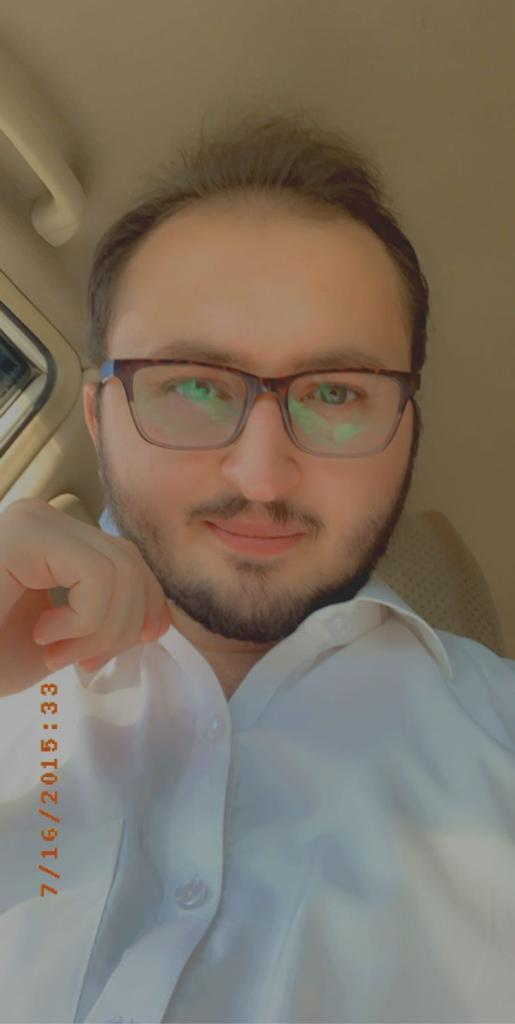
%> input picture 23-07-20/html/Q01_3.jpeg, 515 x 1024 px
$ octave Q01_3.m   (GNU Octave 9; MATLAB toolbox functions it lacks are replaced by stand-ins)
%> lines starting %> are read from the running program, lines starting %| are printed output that depends on the picture
clc
clear all
close all
% import image
image=imread('Q01_3.jpeg');
%> image is the input picture: size 1024x515x3 uint8; mean R, G, B 126.4, 114.6, 99.5
% conver into gray scale
image_gray=rgb2gray(image);
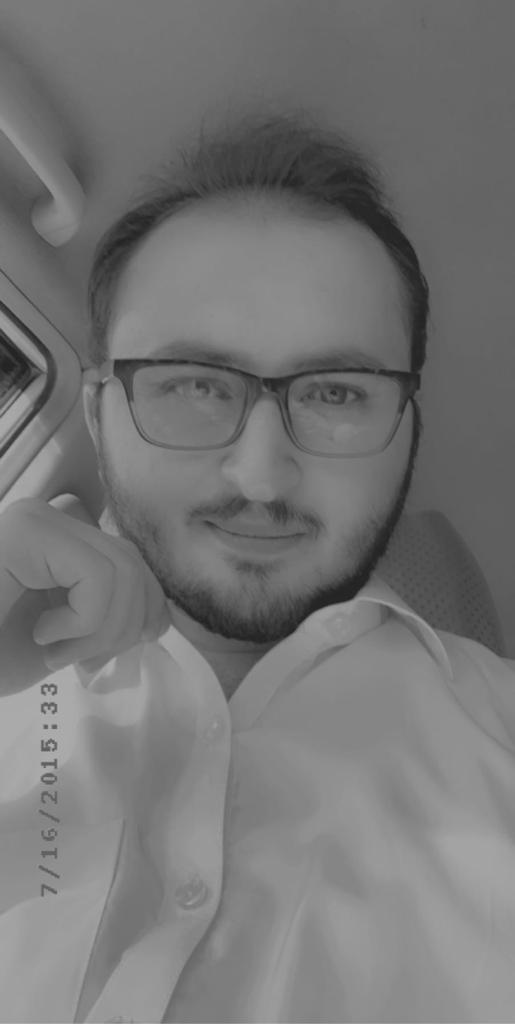
%> image_gray: size 1024x515 uint8; min 31, max 182, mean 116.4
figure(1)
subplot (1,2,1)
imshow(image)
title('Original Image')
subplot(1,2,2)
imshow(image_gray)
% row and column
[r,c]=size(image_gray);
%> r = 1024; c = 515
% resize image i
Image=imresize(image_gray,256/min(r,c));
Image=Image(1:256,1:256);
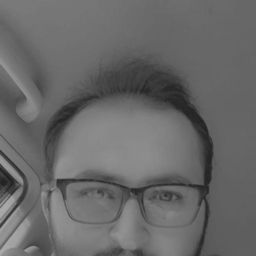
%> Image: size 256x256 uint8; min 33, max 170, mean 104.2
% extract first row
f=Image(1,:);
%> f = 256 values, max 121 at index 1, min 103 at index 238, mean 112.8
% second row
s=Image(2,:);
%> s has the same summary as f
% part 01
% Z Transform of first row
%> (the run ends here)

$ run again, with 23-07-20/html/Q01_1.jpeg copied over 23-07-20/html/Q01_3.jpeg
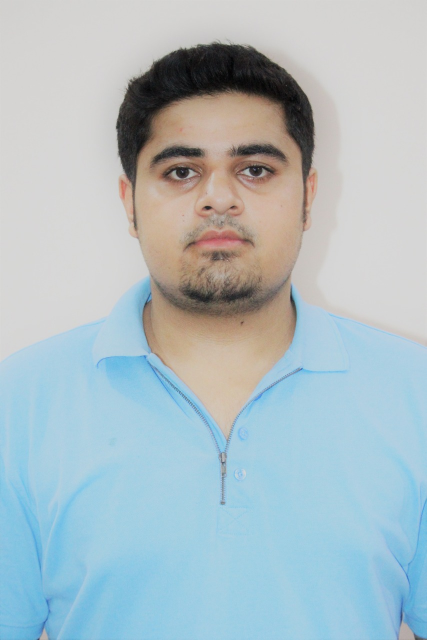
%> input picture 23-07-20/html/Q01_1.jpeg, 853 x 1280 px (shown at 1/2 size)
%> image is the input picture: size 1280x853x3 uint8; mean R, G, B 173.2, 189.7, 196.1
%> `image_gray=rgb2gray(image);`:
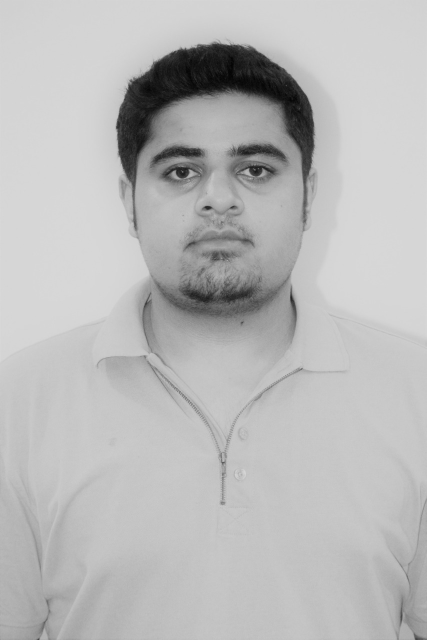
%> image_gray: size 1280x853 uint8 (shown at 1/2 size); min 2, max 216, mean 185.5
%> `Image=Image(1:256,1:256);`:
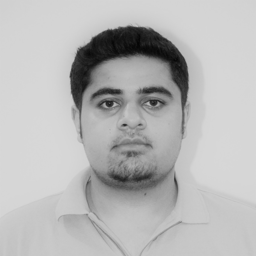
%> Image: size 256x256 uint8; min 5, max 215, mean 183.3
%> f = 256 values, max 213 at index 80, min 208 at index 1, mean 211.2
%> s = 256 values, max 212 at index 71, min 208 at index 1, mean 210.8

$ run again, with 23-07-20/html/Q01_2.jpeg copied over 23-07-20/html/Q01_3.jpeg
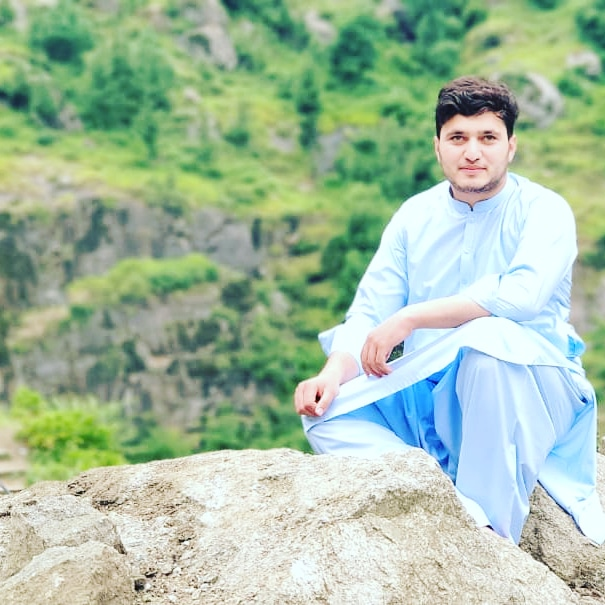
%> input picture 23-07-20/html/Q01_2.jpeg, 605 x 605 px
%> image is the input picture: size 605x605x3 uint8; mean R, G, B 164.2, 188.3, 163.2
%> `image_gray=rgb2gray(image);`:
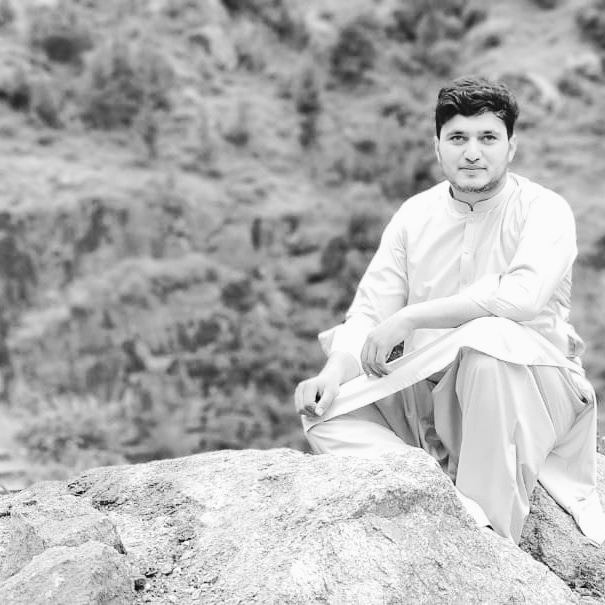
%> image_gray: size 605x605 uint8; min 2, max 255, mean 178.2
%> f = 256 values, max 221 at index 19, min 43 at index 97, mean 156.4
%> s = 256 values, max 210 at index 7, min 45 at index 97, mean 155.2

$ run again, with 23-07-20/html/Q01_4.jpeg copied over 23-07-20/html/Q01_3.jpeg
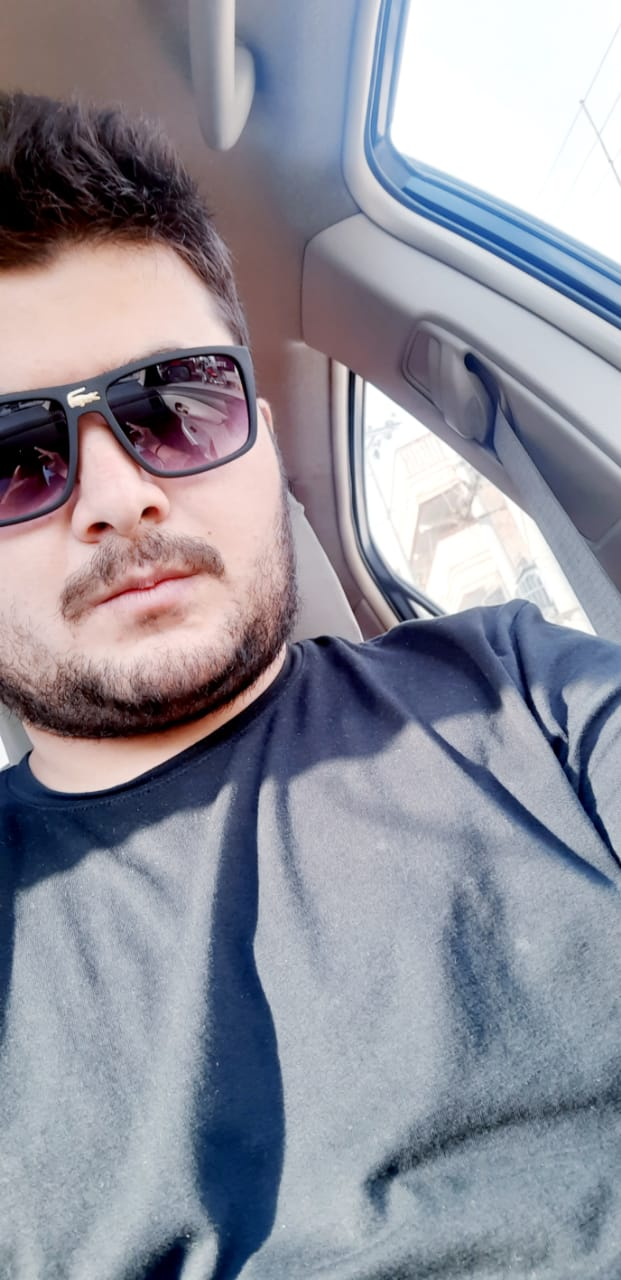
%> input picture 23-07-20/html/Q01_4.jpeg, 621 x 1280 px
%> image is the input picture: size 1280x621x3 uint8; mean R, G, B 144.9, 144.7, 155.9
%> `image_gray=rgb2gray(image);`:
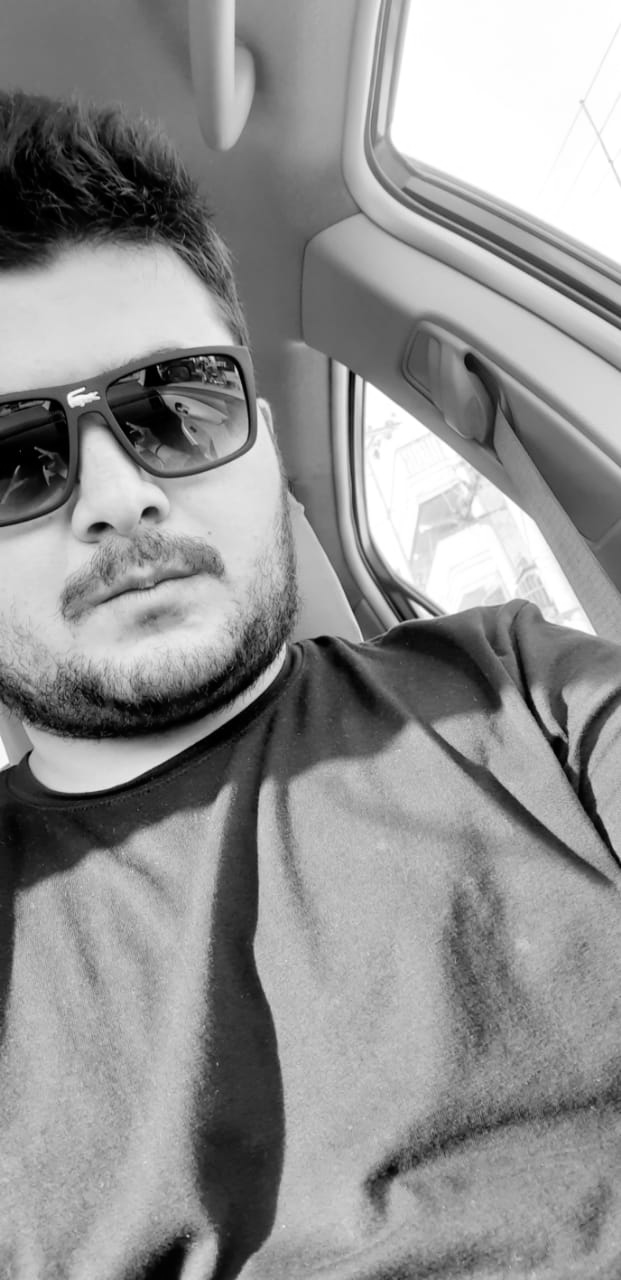
%> image_gray: size 1280x621 uint8; min 0, max 255, mean 146
%> `Image=Image(1:256,1:256);`:
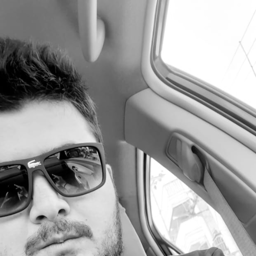
%> Image: size 256x256 uint8; min 0, max 255, mean 156.6
%> f = 256 values, max 255 at index 171, min 96 at index 63, mean 178.4
%> s = 256 values, max 255 at index 171, min 97 at index 63, mean 178.3
